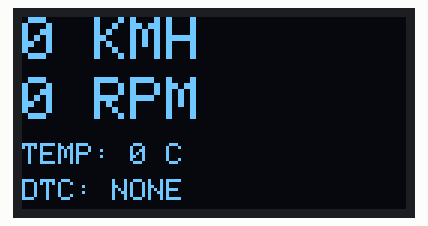
Recording of a program running on a simulated ESP32. On the bench: 128×64 one-colour display. WiFi joins after 1.5 s; servers stay silent unless stated; no MQTT or app messages arrive unless stated; nothing arrives over Bluetooth unless stated; the modem accepts every AT command (registered, SIM ready, sends succeed) and sends nothing else; what the program prints to the serial monitor is not drawn.

Above: at 12.1 s.

The program:

main.cpp
```cpp
#include <Arduino.h>
#include <Wire.h>
#include <Adafruit_GFX.h>
#include <Adafruit_SSD1306.h>
#include <ArduinoJson.h>
#include <BluetoothSerial.h>
#include <WiFi.h>
#include <PubSubClient.h>

#define SCREEN_WIDTH 128
#define SCREEN_HEIGHT 64
#define OLED_RESET -1
#define SCREEN_ADDRESS 0x3C
Adafruit_SSD1306 display(SCREEN_WIDTH, SCREEN_HEIGHT, &Wire, OLED_RESET);

const char* mqtt_server = "178.128.103.197";
const uint16_t mqtt_port = 1883;
const char* topic_publish = "telemetry/raw";

const char* ssid = "Nipuna";
const char* password = "12345678";

// පින්තූරයෙන් ලබාගත් නිශ්චිත MAC ලිපිනය
uint8_t obd_mac[6] = {0xCC, 0xD3, 0x48, 0xC3, 0xF4, 0x59};

BluetoothSerial SerialBT;
WiFiClient espClient;
PubSubClient mqttClient(espClient);

unsigned long lastSendTime = 0;
unsigned long lastReconnectAttempt = 0;
const unsigned long SEND_INTERVAL = 1000;

int rpm = 0, speed = 0, temp = 0;
int engine_load = 0, throttle = 0;
float maf = 0.0;
String current_dtc = "NONE";
bool is_obd_initialized = false;

void drawDashboard();
String sendOBD(String cmd, unsigned long timeout);
void initOBD();

boolean reconnectMQTT() {
    if (mqttClient.connect("ESP32_PRO_DIAG_CLIENT")) {
        Serial.println("[MQTT] Connected");
        return true;
    }
    return false;
}

String sendOBD(String cmd, unsigned long timeout) {
    if (!SerialBT.connected()) return "";
    while(SerialBT.available()) SerialBT.read();
    SerialBT.print(cmd + "\r");

    String res = "";
    unsigned long t = millis();
    while (millis() - t < timeout) {
        if (SerialBT.available()) {
            char c = SerialBT.read();
            if (c == '>') break;
            res += c;
        }
    }
    res.replace("\r", "");
    res.replace("\n", "");
    res.replace(" ", "");
    return res;
}

void initOBD() {
    Serial.println("Initializing ELM327 Emulator...");
    sendOBD("ATZ", 2000);
    delay(500);
    sendOBD("ATE0", 1000);
    sendOBD("ATL0", 1000);
    sendOBD("ATSP0", 2000);
    is_obd_initialized = true;
}

void drawDashboard() {
    display.clearDisplay();
    display.setTextSize(2);
    display.setCursor(0, 0);
    display.printf("%d KMH", speed);
    display.setCursor(0, 20);
    display.printf("%d RPM", rpm);
    display.setTextSize(1);
    display.setCursor(0, 42);
    display.printf("TEMP: %d C", temp);
    display.setCursor(0, 54);
    display.print("DTC: ");
    display.print(current_dtc);
    display.display();
}

void setup() {
    Serial.begin(115200);

    if(!display.begin(SSD1306_SWITCHCAPVCC, SCREEN_ADDRESS)) {
        for(;;);
    }

    display.clearDisplay();
    display.setTextColor(SSD1306_WHITE);
    display.setTextSize(1);
    display.setCursor(0, 10);
    display.println("PRO-DIAG CORE V9.0");
    display.setCursor(0, 30);
    display.println("CONNECTING HOTSPOT...");
    display.display();

    WiFi.begin(ssid, password);
    while (WiFi.status() != WL_CONNECTED) {
        delay(500);
        Serial.print(".");
    }

    Serial.println("\nWiFi Connected");

    mqttClient.setServer(mqtt_server, mqtt_port);
    mqttClient.setKeepAlive(60);

    SerialBT.begin("ESP32_MASTER", true);
    SerialBT.enableSSP();
}

void loop() {
    if (!mqttClient.connected()) {
        unsigned long now = millis();
        if (now - lastReconnectAttempt > 5000) {
            lastReconnectAttempt = now;
            if (reconnectMQTT()) {
                lastReconnectAttempt = 0;
            }
        }
    } else {
        mqttClient.loop();
    }

    if (!SerialBT.connected()) {
        display.clearDisplay();
        display.setTextSize(1);
        display.setCursor(0, 10);
        display.println("WIFI: CONNECTED");
        display.setCursor(0, 30);
        display.println("CONNECTING MAC...");
        display.display();

        Serial.println("Connecting to OBD MAC...");
        // MAC ලිපිනය හරහා සම්බන්ධ වීම
        if (SerialBT.connect(obd_mac)) {
            Serial.println("OBD Connected Successfully!");
            is_obd_initialized = false;
        } else {
            Serial.println("OBD Connection Failed. Retrying in 2s...");
            delay(2000);
        }
        return;
    }

    if (!is_obd_initialized) {
        initOBD();
    }

    // RPM Parsing
    String r = sendOBD("010C", 1000);
    r.toUpperCase();
    if (r.indexOf("410C") != -1 && r.length() >= (r.indexOf("410C") + 8)) {
        int idx = r.indexOf("410C") + 4;
        long A = strtol(r.substring(idx, idx+2).c_str(), NULL, 16);
        long B = strtol(r.substring(idx+2, idx+4).c_str(), NULL, 16);
        rpm = (A * 256 + B) / 4;
    }

    // Speed Parsing
    String s = sendOBD("010D", 500);
    s.toUpperCase();
    if (s.indexOf("410D") != -1 && s.length() >= (s.indexOf("410D") + 6)) {
        int idx = s.indexOf("410D") + 4;
        speed = strtol(s.substring(idx, idx+2).c_str(), NULL, 16);
    }

    // Temp Parsing
    String t = sendOBD("0105", 500);
    t.toUpperCase();
    if (t.indexOf("4105") != -1 && t.length() >= (t.indexOf("4105") + 6)) {
        int idx = t.indexOf("4105") + 4;
        temp = strtol(t.substring(idx, idx+2).c_str(), NULL, 16) - 40;
    }

    // Engine Load Parsing
    String l = sendOBD("0104", 400);
    l.toUpperCase();
    if (l.indexOf("4104") != -1 && l.length() >= (l.indexOf("4104") + 6)) {
        int idx = l.indexOf("4104") + 4;
        long A = strtol(l.substring(idx, idx+2).c_str(), NULL, 16);
        engine_load = (A * 100) / 255;
    }

    // MAF Rate Parsing
    String m = sendOBD("0110", 400);
    m.toUpperCase();
    if (m.indexOf("4110") != -1 && m.length() >= (m.indexOf("4110") + 8)) {
        int idx = m.indexOf("4110") + 4;
        long A = strtol(m.substring(idx, idx+2).c_str(), NULL, 16);
        long B = strtol(m.substring(idx+2, idx+4).c_str(), NULL, 16);
        maf = ((A * 256.0) + B) / 100.0;
    }

    // Throttle Position Parsing
    String tp = sendOBD("0111", 400);
    tp.toUpperCase();
    if (tp.indexOf("4111") != -1 && tp.length() >= (tp.indexOf("4111") + 6)) {
        int idx = tp.indexOf("4111") + 4;
        long A = strtol(tp.substring(idx, idx+2).c_str(), NULL, 16);
        throttle = (A * 100) / 255;
    }

    // DTC Parsing
    String dtc_res = sendOBD("03", 800);
    dtc_res.toUpperCase();
    if (dtc_res.indexOf("43") != -1 && dtc_res.length() >= (dtc_res.indexOf("43") + 8)) {
        int idx = dtc_res.indexOf("43") + 4;
        current_dtc = "P" + dtc_res.substring(idx, idx+4);
    } else {
        current_dtc = "NONE";
    }

    drawDashboard();

    if (millis() - lastSendTime > SEND_INTERVAL) {
        StaticJsonDocument<256> doc;
        doc["engine"]["rpm"] = rpm;
        doc["engine"]["coolant_temp"] = temp;
        doc["engine"]["load"] = engine_load;
        doc["engine"]["maf"] = maf;
        doc["engine"]["throttle"] = throttle;
        doc["speed"]["vehicle_speed"] = speed;
        doc["diagnostics"]["dtc"][0] = current_dtc;

        String out;
        serializeJson(doc, out);
        if(mqttClient.connected()) {
             mqttClient.publish(topic_publish, out.c_str());
        }
        lastSendTime = millis();
    }
}
```
